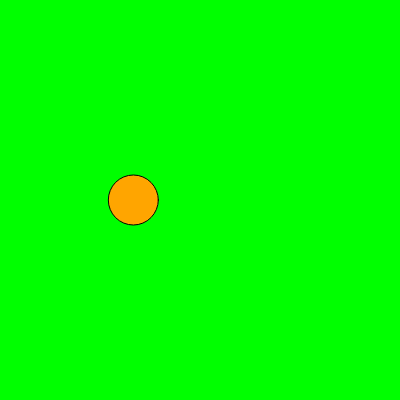
Frame 1 (no input)
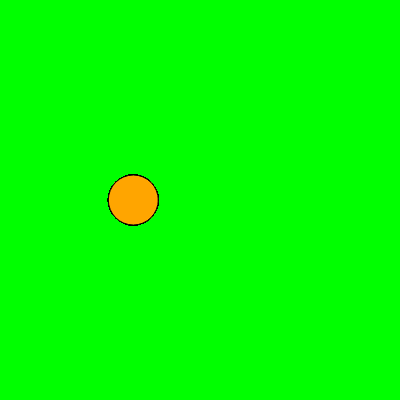
Frame 60 (no input)
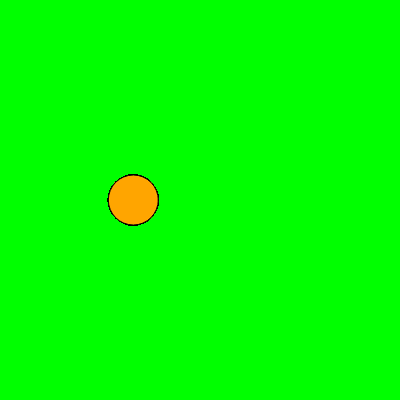
Frame 120 (the mouse pressed at the canvas centre since frame 60)

The p5.js sketch that drew these frames (run headless with seeded random() and noise() and a simulated clock; from frame 60 on, the mouse is pressed at the canvas centre):

// p5.js sketch
// ── sketch.js
function setup(){
  createCanvas(400,400);
  background(0,255,0);
}
function draw(){
  fill('orange');
  ellipse(width/3,height/2,50,50);
}
// ── style.css
html, body {
  margin: 0;
  padding: 0;
}

canvas{
  display:block;
  border: dashed 5px;
}
